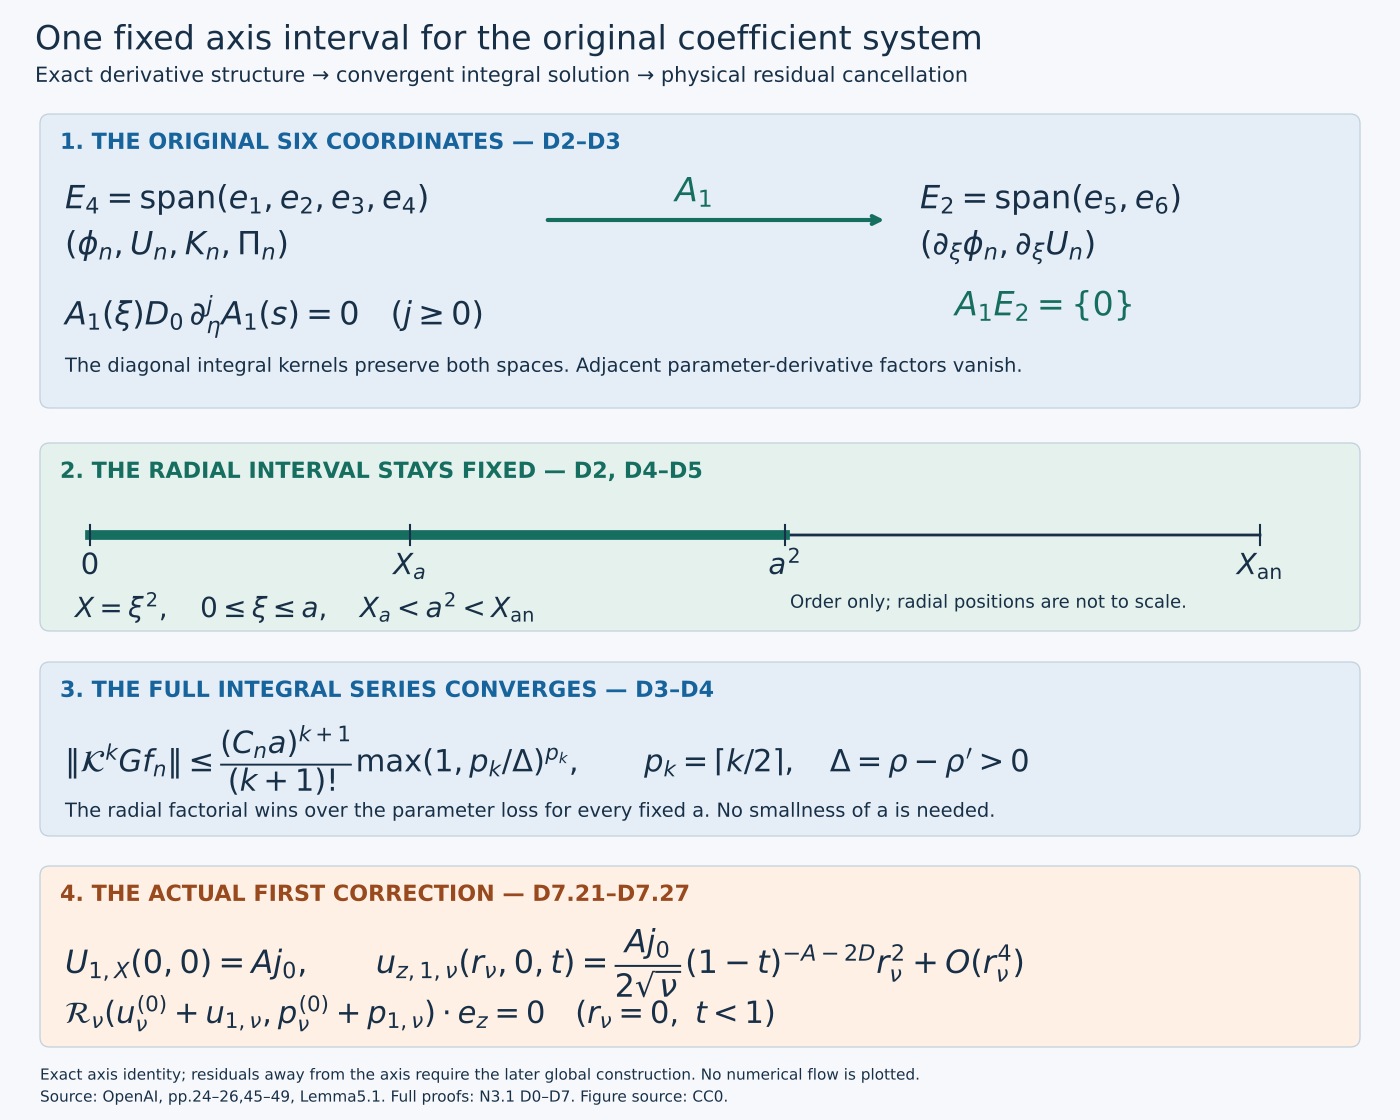

This chart was generated by the following Python code:
"""Reproduce the exact six-coordinate map and physical axis cancellation."""
from pathlib import Path
import matplotlib
matplotlib.use('Agg')
import matplotlib.pyplot as plt
from matplotlib.patches import FancyBboxPatch
HERE=Path(__file__).resolve().parent
plt.rcParams.update({'font.family':'DejaVu Sans','font.size':14,'svg.fonttype':'path'})
fig=plt.figure(figsize=(14,11.2),dpi=100,facecolor='#f6f8fb')
ax=fig.add_axes([0,0,1,1]);ax.set_xlim(0,1400);ax.set_ylim(1120,0);ax.axis('off')
ink='#183047';blue='#17639b';green='#166e60';orange='#98491d'
def txt(x,y,s,size=14,color=ink,**kw):ax.text(x,y,s,va='top',fontsize=size,color=color,**kw)
def box(x,y,w,h,fill='#e5eef7'):
    ax.add_patch(FancyBboxPatch((x,y),w,h,boxstyle='round,pad=0,rounding_size=10',
        facecolor=fill,edgecolor='#c5d2dd'))
txt(35,24,'One fixed axis interval for the original coefficient system',24)
txt(35,66,'Exact derivative structure → convergent integral solution → physical residual cancellation',15)
box(40,114,1320,294)
txt(60,132,'1. THE ORIGINAL SIX COORDINATES — D2–D3',16,blue,weight='bold')
txt(65,184,r'$E_4=\operatorname{span}(e_1,e_2,e_3,e_4)$',23)
txt(65,230,r'$(\phi_n,U_n,K_n,\Pi_n)$',23)
txt(920,184,r'$E_2=\operatorname{span}(e_5,e_6)$',23)
txt(920,230,r'$(\partial_\xi\phi_n,\partial_\xi U_n)$',23)
ax.annotate('',xy=(887,220),xytext=(545,220),arrowprops=dict(arrowstyle='->',lw=3,color=green))
txt(675,176,r'$A_1$',24,green)
txt(955,290,r'$A_1E_2=\{0\}$',24,green)
txt(65,295,r'$A_1(\xi)D_0\,\partial_\eta^j A_1(s)=0\quad(j\geq0)$',23)
txt(65,357,'The diagonal integral kernels preserve both spaces. Adjacent parameter-derivative factors vanish.',14)
box(40,443,1320,188,'#e4f1ec')
txt(60,461,'2. THE RADIAL INTERVAL STAYS FIXED — D2, D4–D5',16,green,weight='bold')
xs=[90,410,785,1260];y=535
ax.plot([xs[0],xs[-1]],[y,y],color=ink,lw=2)
ax.plot([xs[0],xs[2]],[y,y],color=green,lw=7)
for x,label in zip(xs,[r'$0$',r'$X_a$',r'$a^2$',r'$X_{\rm an}$']):
    ax.plot([x,x],[y-10,y+10],color=ink);txt(x,y+17,label,21,ha='center')
txt(75,592,r'$X=\xi^2,\quad 0\leq\xi\leq a,\quad X_a<a^2<X_{\rm an}$',20)
txt(790,594,'Order only; radial positions are not to scale.',13)
box(40,662,1320,174)
txt(60,680,'3. THE FULL INTEGRAL SERIES CONVERGES — D3–D4',16,blue,weight='bold')
txt(65,725,r'$\|\mathcal{K}^kGf_n\|\leq\dfrac{(C_n a)^{k+1}}{(k+1)!}\max(1,p_k/\Delta)^{p_k},'
    r'\qquad p_k=\lceil k/2\rceil,\quad\Delta=\rho-\rho^\prime>0$',22)
txt(65,802,'The radial factorial wins over the parameter loss for every fixed a. No smallness of a is needed.',14)
box(40,866,1320,181,'#fff0e5')
txt(60,884,'4. THE ACTUAL FIRST CORRECTION — D7.21–D7.27',16,orange,weight='bold')
txt(65,928,r'$U_{1,X}(0,0)=Aj_0,\qquad'
    r'u_{z,1,\nu}(r_\nu,0,t)=\dfrac{Aj_0}{2\sqrt{\nu}}(1-t)^{-A-2D}r_\nu^2+O(r_\nu^4)$',23)
txt(65,995,r'$\mathcal{R}_\nu(u_\nu^{(0)}+u_{1,\nu},p_\nu^{(0)}+p_{1,\nu})\cdot e_z=0'
    r'\quad(r_\nu=0,\ t<1)$',22)
txt(40,1068,'Exact axis identity; residuals away from the axis require the later global construction. No numerical flow is plotted.',11)
txt(40,1090,'Source: OpenAI, pp.24–26,45–49, Lemma5.1. Full proofs: N3.1 D0–D7. Figure source: CC0.',11)
fig.savefig(HERE/'higher-axis-construction.svg',metadata={'Creator':'GPT-6 Astra (OpenAI)','Title':'Fixed axis interval and exact first correction'})
fig.savefig(HERE/'higher-axis-construction.png',dpi=100);plt.close(fig)
p=HERE/'higher-axis-construction.svg';t=p.read_text(encoding='utf8')
assert 'width="1008pt" height="806.4pt"' in t
p.write_text(t.replace('width="1008pt" height="806.4pt"','width="1400" height="1120"'),encoding='utf8')
